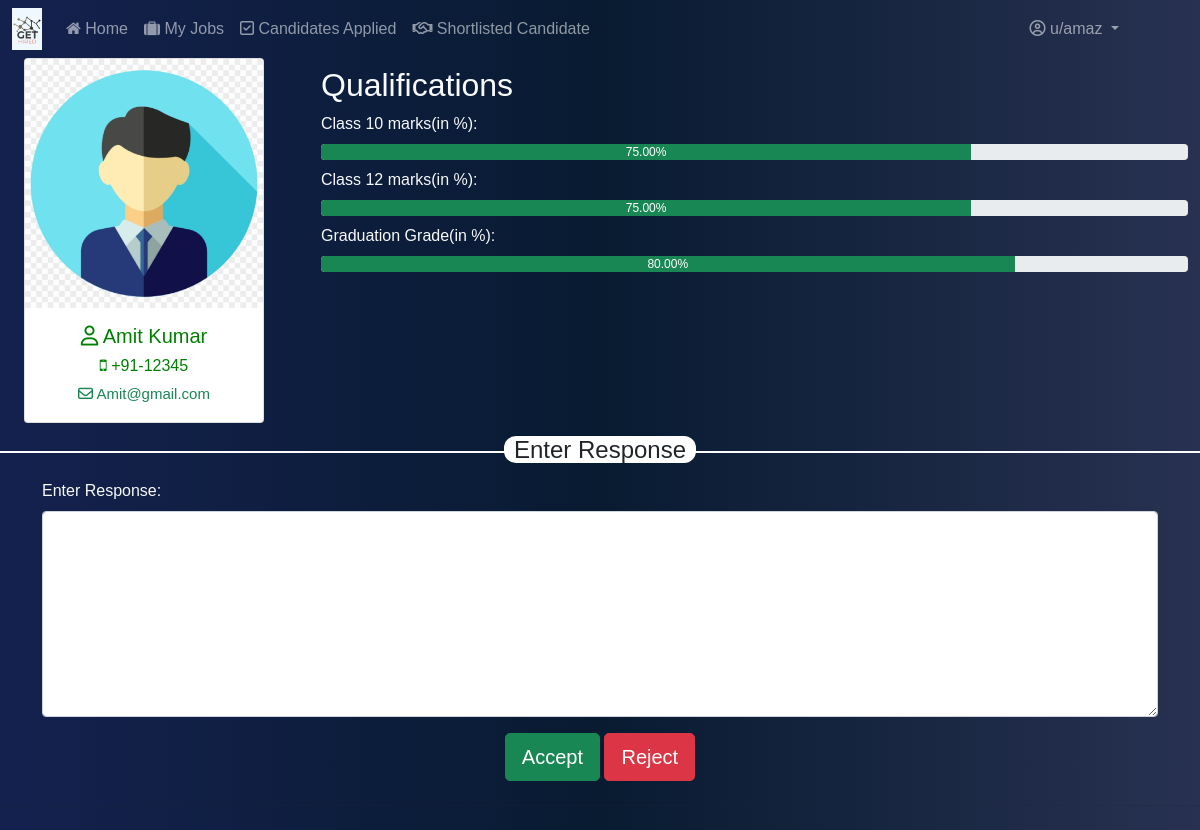
Screenshot of /EMPLOYER/receive-response/amit/2/ (signed in) with the database file from the repository.
### JOB/models.py (models this page shows)
class APPLICATIONS(models.Model):
    applicant=models.ForeignKey(JOBSEEKER,on_delete=models.CASCADE)
    applicant_job=models.ForeignKey(JOB,on_delete=models.CASCADE)

### JOBSEEKER/models.py (models this page shows, shortened)
class JOBSEEKER(models.Model):
    user=models.OneToOneField(User,on_delete=models.CASCADE)
    first_name=models.CharField(max_length=50)
    last_name=models.CharField(max_length=50)
    email=models.EmailField(max_length=255)
    dob=models.DateField()
    phone=models.IntegerField()

class QUALIFICATIONS(models.Model):
    user=models.OneToOneField(User,on_delete=models.CASCADE)
    x_marks=models.DecimalField(max_digits=5,decimal_places=2)
    xii_marks=models.DecimalField(max_digits=5,decimal_places=2)
    grad_marks=models.DecimalField(max_digits=5,decimal_places=2)
    profile_pic=models.ImageField(upload_to='JOBSEEKER/PROFILE/',blank=True)
    resume=models.FileField(upload_to='JOBSEEKER/RESUME/',blank=True)

### EMPLOYER/views.py (the view)
# urls.py: path('receive-response/<str:slug>/<int:id>/',views.receiveresponse,name="receive response"),
def receiveresponse(request,slug,id):
    if not request.user.is_authenticated:
        return redirect('/')
    else:
        try:
            employer=EMPLOYER.objects.get(user=request.user)
            try:
                applicant_user=User.objects.get(username=slug)
                qualification=QUALIFICATIONS.objects.get(user=applicant_user)
                applicant=JOBSEEKER.objects.get(user=applicant_user)
                job=JOB.objects.get(job_id=id)
                application=APPLICATIONS.objects.get(applicant=applicant,applicant_job=job)
                if job.employer_name==employer:
                    param={
                        'application':application,
                        'qualification':qualification,
                    }
                    return render(request,'EMPLOYER/send-response.html/',param)
                else:
                    return redirect('/')
                return HttpResponse("Valid application")
            except Exception as e:
                print(e)
                return redirect('/')
        except Exception as e:
            print(e)
            return redirect('/')
    return HttpResponse("Ohoy scoop")

### templates/EMPLOYER/send-response.html (shortened to what this page needs)
{% extends 'baseE.html' %}
{% block content %}
<div class="container-fluid text-light">
<div class="row">
<div class="col col-md-3 text-center">
<div class="card" style="width: 15rem;">
{% if qualification.profile_pic %}
   <img class="card-img-top" src="/media/{{qualification.profile_pic}}" alt="img" >
{% else %}
  {% load static %}
        <img  class="card-img-top" src="{% static 'images/emp_default.png/' %}">
{% endif %}
  <div class="card-body">
    <h5 class="card-title" style="color:green"><i class="fa fa-user-o" aria-hidden="true"></i> {{application.applicant.first_name|title}} {{application.applicant.last_name}}</h5>
    <h6 class="card-title" style="color:green"><i class="fa fa-mobile" aria-hidden="true"></i> +91-{{application.applicant.phone}}</h6>
    <p class="card-text" style="font-size:15px;"><a class="text-success" href="mailto:{{application.applicant.email}}"><i class="fa fa-envelope-o" aria-hidden="true"></i> {{application.applicant.email}}</a></p>
  </div>
</div>
</div>
<div class="col col-md-9">
<h2 class="card-title my-2">Qualifications</h2>
<div class="x_progress">
Class 10 marks(in %):
<div class="progress my-2">
  <div class="progress-bar bg-success" role="progressbar" style="width: {{qualification.x_marks}}%;" aria-valuenow="{{qualification.x_marks}}" aria-valuemin="0" aria-valuemax="100">{{qualification.x_marks}}%</div>
</div>
  </div>
<div class="xii_progress">
Class 12 marks(in %):
<div class="progress my-2">
  <div class="progress-bar bg-success" role="progressbar" style="width: {{qualification.xii_marks}}%;" aria-valuenow="{{qualification.xii_marks}}" aria-valuemin="0" aria-valuemax="100">{{qualification.xii_marks}}%</div>
</div>
  </div>
<div class="grad_progress">
Graduation Grade(in %):
<div class="progress my-2">
  <div class="progress-bar bg-success" role="progressbar" style="width: {{qualification.grad_marks}}%;" aria-valuenow="{{qualification.grad_marks}}" aria-valuemin="0" aria-valuemax="100">{{qualification.grad_marks}}%</div>
</div>
  </div>
</div>
</div>
</div>
<h4 class="line-away "><span>Enter Response</span></h4>
<div class="container text-light">
<div class="mb-3 form-group">
<label for="response-area" class="form-label">Enter Response:</label>
<textarea class="form-control" id="response-area"  rows="8" required></textarea>
</div>
<div class="text-center">
<form>{% csrf_token %}
<button type="button" id="accept-user" class="btn btn-success btn-lg">Accept</button>
<button type="button" id="reject-user" class="btn btn-danger btn-lg">Reject</button>
</form>
</div>
</div>
<hr class="my-4">
{% endblock content %}

### templates/baseE.html (shortened to what this page needs)
<!doctype html>
<html lang="en">
  <head>
       <link href="https://cdn.jsdelivr.net/npm/bootstrap@5.0.0-beta1/dist/css/bootstrap.min.css" rel="stylesheet">
   <link rel="stylesheet" href="https://cdnjs.cloudflare.com/ajax/libs/font-awesome/4.7.0/css/font-awesome.min.css">
     {% load static %}
  <link rel="stylesheet" href="{% static 'css/style.css/' %}">
  </head>
  <body>
<nav class="navbar navbar-expand-lg navbar-dark bg-dark">
  <div class="container-fluid">
    <a class="navbar-brand" href="/">
    <img src="{% static 'images/logo1.png/' %}">
    </a>
    <div class="collapse navbar-collapse" id="navbarSupportedContent">
      <ul class="navbar-nav me-auto mb-2 mb-lg-0">
        <li class="nav-item">
          <a class="nav-link {% block homeactive %}
          {% endblock homeactive %}"  href="/"><i class="fa fa-home" aria-hidden="true"></i> Home</a>
        </li>
        <li class="nav-item">
          <a class="nav-link {% block jobsactive %}
          {% endblock jobsactive %}" href="/EMPLOYER/my-jobs/"><i class="fa fa-suitcase" aria-hidden="true"></i> My Jobs</a>
        </li>
            <li class="nav-item">
          <a class="nav-link {% block msgactive %}
          {% endblock  %}" href="/EMPLOYER/applied-candidate/"><i class="fa fa-check-square-o" aria-hidden="true"></i> Candidates Applied</a>
        </li>
           <li class="nav-item">
          <a class="nav-link {% block empactive %}
          {% endblock  %}" href="/EMPLOYER/shortlisted-candidate/"><i class="fa fa-handshake-o" aria-hidden="true"></i> Shortlisted Candidate</a>
        </li>
   </ul>
    <ul class="navbar-nav ml-2 mb-2 mb-lg-0">
                 <li class="nav-item dropdown  ">
          <a class="nav-link dropdown-toggle" href="#" id="navbarDropdown" role="button" data-bs-toggle="dropdown" aria-expanded="false">
            <i class="fa fa-user-circle-o" aria-hidden="true"></i> u/{{request.user}}
          </a>
        </li>
      </ul>
    </div>
  </div>
</nav>
   {% block content %}
   {% endblock content %}
  </body>
</html>

### JOBSEEKER/static/css/style.css (style rules this page uses)
* { font-family: sans-serif; }
body { background-image:linear-gradient(to right ,#14214E,#081b31,#283151); }
a { text-decoration: none; }
.navbar { padding-right:61px; background-image: linear-gradient(to right ,#14214E ,#081b31,#283151); }
.navbar-brand { background-color: aliceblue; }
.navbar-brand img { height: 30px; }
.row { margin-left:0; }
.line-away { width: 100%; text-align: center; border-bottom: 2px solid rgb(252, 252, 252); line-height: 0.1em; margin-top:26px; margin-bottom: 26px; }
.line-away span { background:#fff; padding:0 10px; border-radius: 12px; }

### rows the page displays
APPLICATIONS: applicant.first_name "Amit", applicant.last_name "Kumar", applicant.phone "12345", applicant.email "Amit@gmail.com"
QUALIFICATIONS: x_marks "75.00", xii_marks "75.00", grad_marks "80.00"

### other values shown
{{ request.user }} "amaz"
